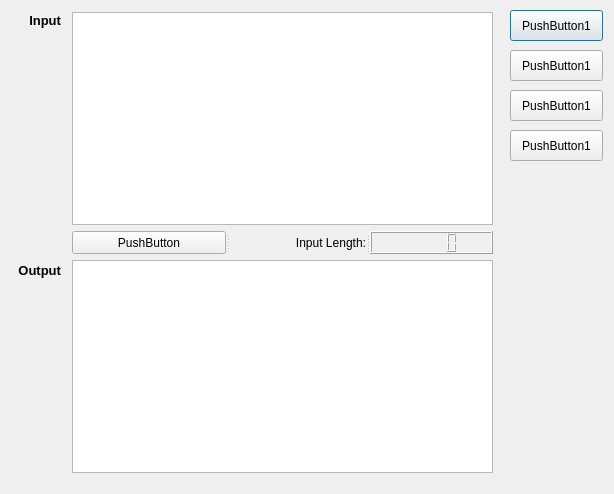
<?xml version="1.0" encoding="UTF-8"?>
<ui version="4.0">
 <class>Dialog</class>
 <widget class="QDialog" name="Dialog">
  <property name="geometry">
   <rect>
    <x>0</x>
    <y>0</y>
    <width>614</width>
    <height>494</height>
   </rect>
  </property>
  <property name="windowTitle">
   <string>Dialog</string>
  </property>
  <widget class="QPushButton" name="pushButton">
   <property name="geometry">
    <rect>
     <x>510</x>
     <y>10</y>
     <width>93</width>
     <height>31</height>
    </rect>
   </property>
   <property name="text">
    <string>PushButton1</string>
   </property>
  </widget>
  <widget class="QPushButton" name="pushButton_2">
   <property name="geometry">
    <rect>
     <x>510</x>
     <y>50</y>
     <width>93</width>
     <height>31</height>
    </rect>
   </property>
   <property name="text">
    <string>PushButton1</string>
   </property>
  </widget>
  <widget class="QPushButton" name="pushButton_3">
   <property name="geometry">
    <rect>
     <x>510</x>
     <y>90</y>
     <width>93</width>
     <height>31</height>
    </rect>
   </property>
   <property name="text">
    <string>PushButton1</string>
   </property>
  </widget>
  <widget class="QPushButton" name="pushButton_4">
   <property name="geometry">
    <rect>
     <x>510</x>
     <y>130</y>
     <width>93</width>
     <height>31</height>
    </rect>
   </property>
   <property name="text">
    <string>PushButton1</string>
   </property>
  </widget>
  <widget class="QLabel" name="label">
   <property name="geometry">
    <rect>
     <x>20</x>
     <y>10</y>
     <width>41</width>
     <height>20</height>
    </rect>
   </property>
   <property name="font">
    <font>
     <pointsize>10</pointsize>
     <weight>75</weight>
     <bold>true</bold>
    </font>
   </property>
   <property name="text">
    <string>Input</string>
   </property>
   <property name="alignment">
    <set>Qt::AlignRight|Qt::AlignTrailing|Qt::AlignVCenter</set>
   </property>
  </widget>
  <widget class="QLabel" name="label_2">
   <property name="geometry">
    <rect>
     <x>10</x>
     <y>260</y>
     <width>51</width>
     <height>20</height>
    </rect>
   </property>
   <property name="font">
    <font>
     <pointsize>10</pointsize>
     <weight>75</weight>
     <bold>true</bold>
    </font>
   </property>
   <property name="text">
    <string>Output</string>
   </property>
   <property name="alignment">
    <set>Qt::AlignRight|Qt::AlignTrailing|Qt::AlignVCenter</set>
   </property>
  </widget>
  <widget class="QWidget" name="">
   <property name="geometry">
    <rect>
     <x>72</x>
     <y>12</y>
     <width>421</width>
     <height>461</height>
    </rect>
   </property>
   <layout class="QVBoxLayout" name="verticalLayout">
    <item>
     <widget class="QTextEdit" name="textEdit"/>
    </item>
    <item>
     <widget class="QSplitter" name="splitter">
      <property name="orientation">
       <enum>Qt::Horizontal</enum>
      </property>
      <widget class="QPushButton" name="pushButton_5">
       <property name="text">
        <string>PushButton</string>
       </property>
      </widget>
      <widget class="QLabel" name="label_3">
       <property name="text">
        <string>Input Length:</string>
       </property>
       <property name="alignment">
        <set>Qt::AlignRight|Qt::AlignTrailing|Qt::AlignVCenter</set>
       </property>
      </widget>
      <widget class="QLCDNumber" name="lcdNumber"/>
     </widget>
    </item>
    <item>
     <widget class="QTextBrowser" name="textBrowser"/>
    </item>
   </layout>
  </widget>
 </widget>
 <resources/>
 <connections/>
</ui>
